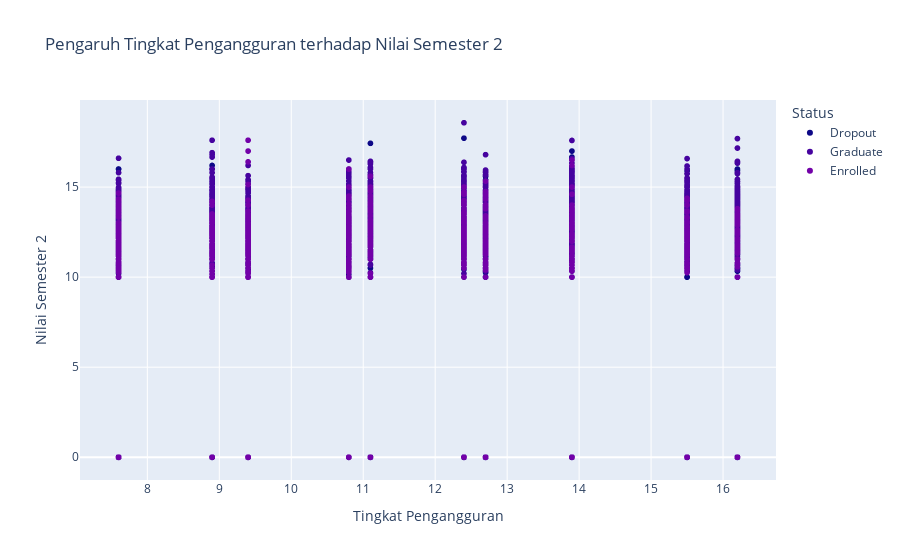

The cell this chart's notebook holds for it:
### Code cell
# Pengaruh tingkat penganggguran terhadap nilai semester 2
fig = px.scatter(df, x='Unemployment_rate', y='Curricular_units_2nd_sem_grade', color='Status',
                 title='Pengaruh Tingkat Pengangguran terhadap Nilai Semester 2',
                 color_discrete_sequence=px.colors.sequential.Plasma)
fig.update_layout(xaxis_title='Tingkat Pengangguran', yaxis_title='Nilai Semester 2')
fig.show()

### Figure 1 — Plotly figure (JSON) as saved in the notebook; plotly's stock layout.template omitted (floating-point values rounded to 4 significant figures; data arrays with more than 128 entries replaced by an {"elided": "..."} marker saying what was removed)
{"data": [{"hovertemplate": "Status=Dropout<br>Unemployment_rate=%{x}<br>Curricular_units_2nd_sem_grade=%{y}<extra></extra>", "legendgroup": "Dropout", "marker": {"color": "#0d0887", "symbol": "circle"}, "mode": "markers", "name": "Dropout", "showlegend": true, "type": "scattergl", "x": {"elided": "1421 float values"}, "xaxis": "x", "y": {"elided": "1421 float values"}, "yaxis": "y"}, {"hovertemplate": "Status=Graduate<br>Unemployment_rate=%{x}<br>Curricular_units_2nd_sem_grade=%{y}<extra></extra>", "legendgroup": "Graduate", "marker": {"color": "#46039f", "symbol": "circle"}, "mode": "markers", "name": "Graduate", "showlegend": true, "type": "scattergl", "x": {"elided": "2209 float values"}, "xaxis": "x", "y": {"elided": "2209 float values"}, "yaxis": "y"}, {"hovertemplate": "Status=Enrolled<br>Unemployment_rate=%{x}<br>Curricular_units_2nd_sem_grade=%{y}<extra></extra>", "legendgroup": "Enrolled", "marker": {"color": "#7201a8", "symbol": "circle"}, "mode": "markers", "name": "Enrolled", "showlegend": true, "type": "scattergl", "x": {"elided": "794 float values"}, "xaxis": "x", "y": {"elided": "794 float values"}, "yaxis": "y"}], "layout": {"legend": {"title": {"text": "Status"}, "tracegroupgap": 0}, "title": {"text": "Pengaruh Tingkat Pengangguran terhadap Nilai Semester 2"}, "xaxis": {"anchor": "y", "domain": [0, 1], "title": {"text": "Tingkat Pengangguran"}}, "yaxis": {"anchor": "x", "domain": [0, 1], "title": {"text": "Nilai Semester 2"}}}}
